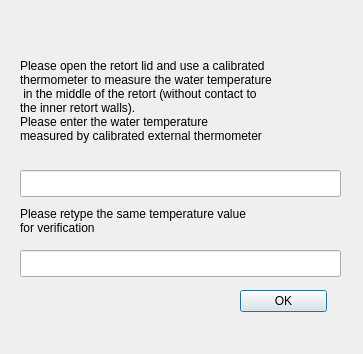
<?xml version="1.0" encoding="UTF-8"?>
<ui version="4.0">
 <class>RetortInputDialog</class>
 <widget class="QDialog" name="RetortInputDialog">
  <property name="geometry">
   <rect>
    <x>0</x>
    <y>0</y>
    <width>363</width>
    <height>354</height>
   </rect>
  </property>
  <property name="windowTitle">
   <string>Dialog</string>
  </property>
  <widget class="QLineEdit" name="lineEdit">
   <property name="geometry">
    <rect>
     <x>20</x>
     <y>170</y>
     <width>321</width>
     <height>27</height>
    </rect>
   </property>
  </widget>
  <widget class="QLabel" name="label">
   <property name="geometry">
    <rect>
     <x>20</x>
     <y>40</y>
     <width>331</width>
     <height>121</height>
    </rect>
   </property>
   <property name="minimumSize">
    <size>
     <width>331</width>
     <height>121</height>
    </size>
   </property>
   <property name="text">
    <string>Please open the retort lid and use a calibrated 
thermometer to measure the water temperature
 in the middle of the retort (without contact to 
the inner retort walls).
Please enter the water temperature
measured by calibrated external thermometer</string>
   </property>
  </widget>
  <widget class="QLineEdit" name="lineEdit_2">
   <property name="geometry">
    <rect>
     <x>20</x>
     <y>250</y>
     <width>321</width>
     <height>27</height>
    </rect>
   </property>
  </widget>
  <widget class="QLabel" name="label_2">
   <property name="geometry">
    <rect>
     <x>20</x>
     <y>190</y>
     <width>331</width>
     <height>61</height>
    </rect>
   </property>
   <property name="text">
    <string>Please retype the same temperature value
for verification</string>
   </property>
  </widget>
  <widget class="QWidget" name="layoutWidget">
   <property name="geometry">
    <rect>
     <x>240</x>
     <y>290</y>
     <width>87</width>
     <height>63</height>
    </rect>
   </property>
   <layout class="QVBoxLayout" name="verticalLayout">
    <item>
     <widget class="QPushButton" name="ok">
      <property name="text">
       <string>OK</string>
      </property>
     </widget>
    </item>
    <item>
     <spacer name="verticalSpacer">
      <property name="orientation">
       <enum>Qt::Vertical</enum>
      </property>
      <property name="sizeHint" stdset="0">
       <size>
        <width>20</width>
        <height>28</height>
       </size>
      </property>
     </spacer>
    </item>
   </layout>
  </widget>
 </widget>
 <resources/>
 <connections/>
</ui>
